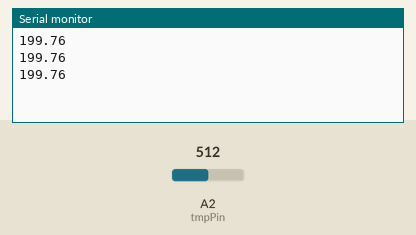
The sketch below on a simulated Arduino Uno, built with avr-gcc and run on an emulated ATmega328P. Shown: the last lines printed to the serial monitor. The inputs (shaded band) are chosen by the test bench; at power-on: A2 (tmpPin) = 512.

Above: at 1.3 s.
1.4 s: A2 (tmpPin) set to 716
At 1.9 s:
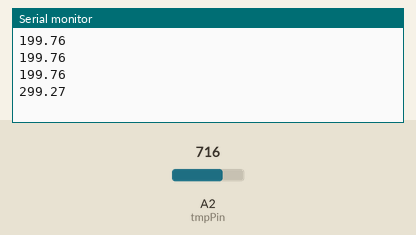
2.9 s: A2 (tmpPin) set to 900
At 3.4 s:
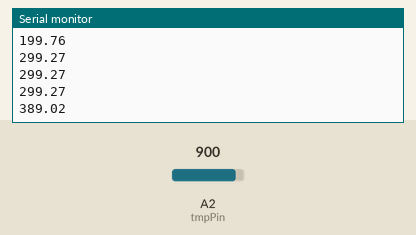
Timing chart, 0 to 5.9 s (numbered marks = the images above; inputs shaded):
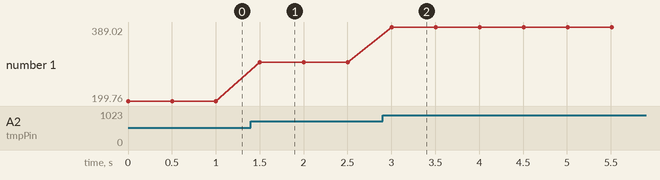

Measured:
- after the input at 1.4 s, the serial monitor: prints a new line after 0.10 s (image 1)
- after the input at 2.9 s, the serial monitor: prints a new line after 0.10 s (image 2)
- plotted number 1: 199.76 → 299.27 after the input at 1.4 s, 299.27 → 389.02 after the input at 2.9 s

The sketch:

exercise_02_4.ino
```cpp
// exercise_02
// Sensors

const int tmpPin = A2;

void setup()
{
  Serial.begin(9600);
}

void loop()
{
  int raw = analogRead(tmpPin);
  float volts = raw / 205.0;
  float tempC = 100.0 * volts - 50;
  Serial.println(tempC);
  delay(500);
}
```
